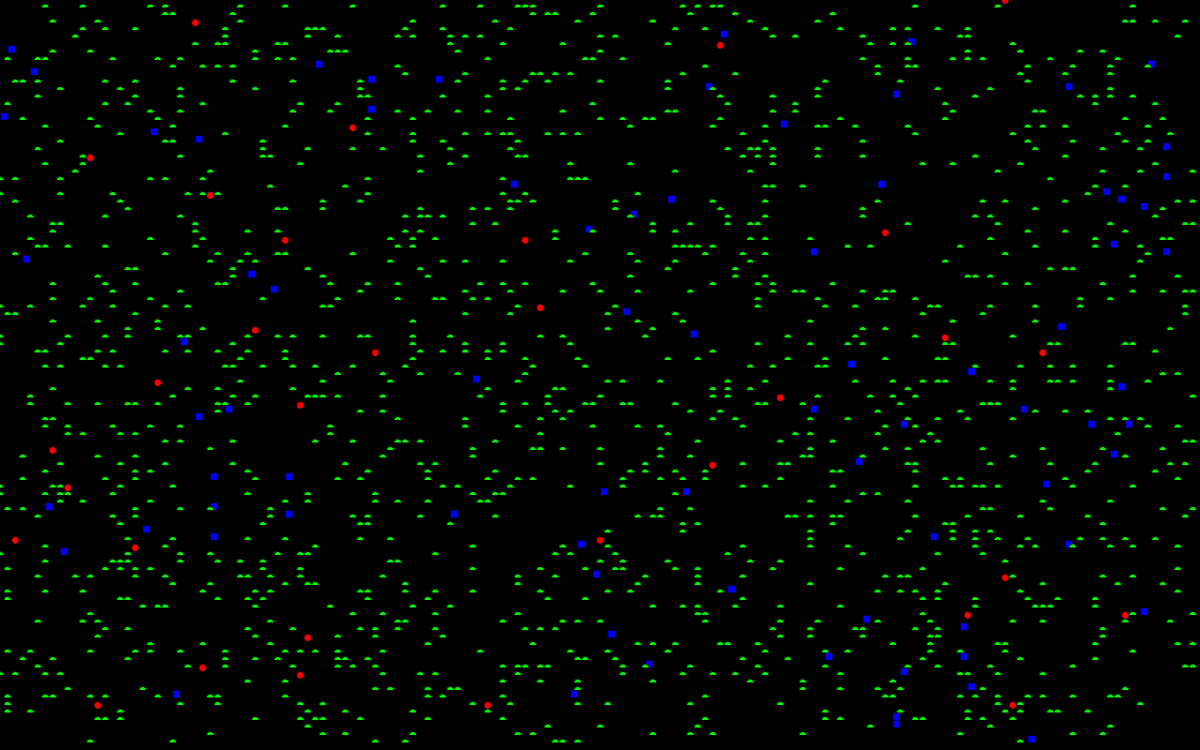
Frame 1 (no input)
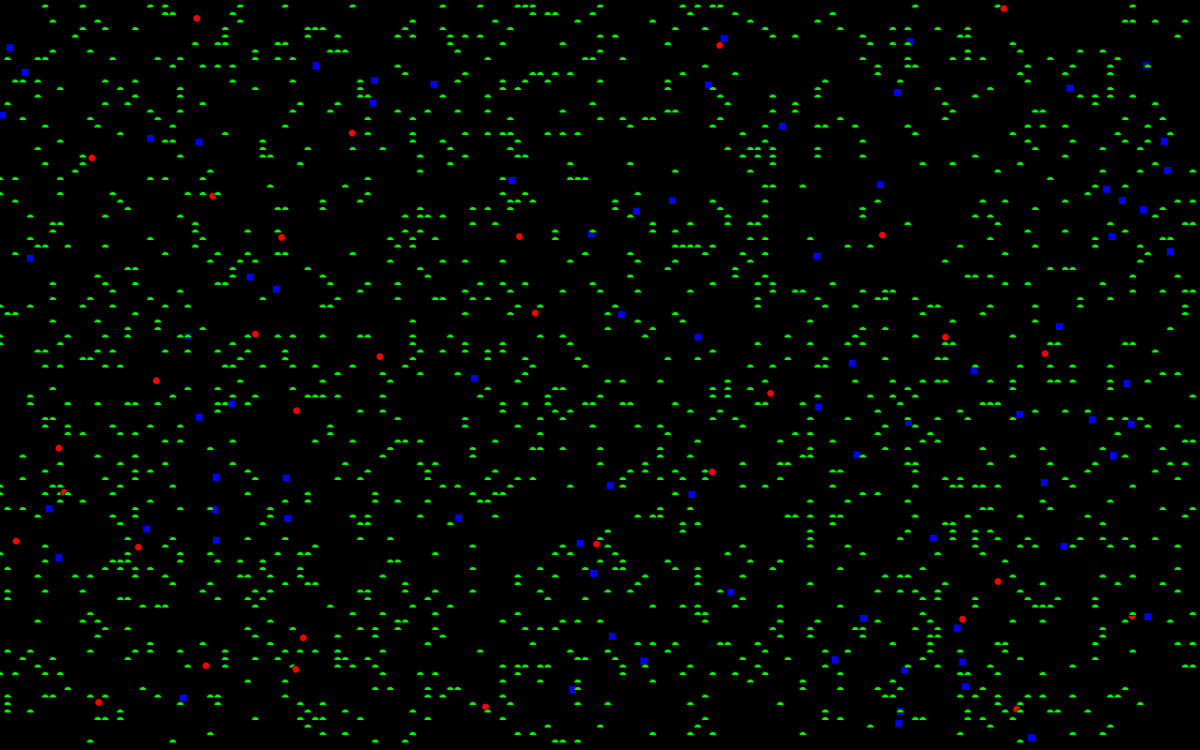
Frame 60 (the mouse pressed at the canvas centre just before this capture)
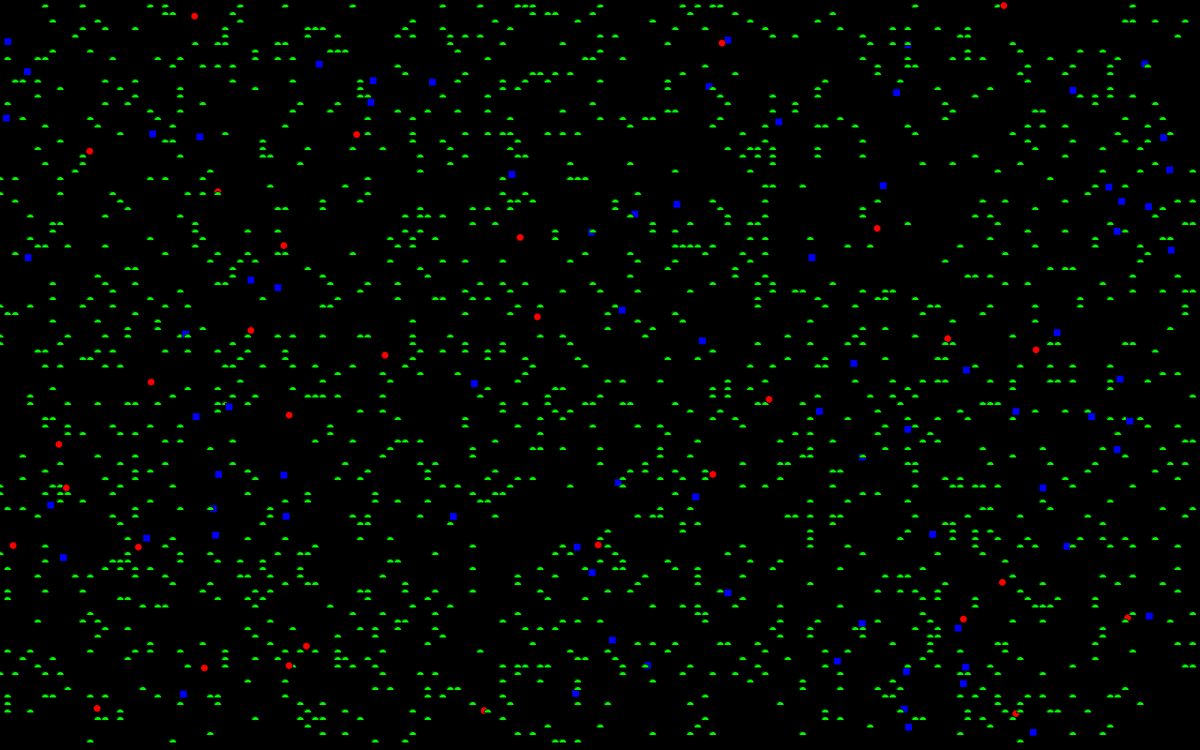
Frame 120 (the mouse held since frame 60 and released just before this capture)

The Processing sketch that drew these frames (run headless with seeded random() and noise(); from frame 60 on, the mouse is pressed at the canvas centre):

// Processing sketch: ecosim_0_1_2_11_20231029
// ── ecosim_0_1_2_11_20231029.pde
/*  EcoSim: Agents Exploration Simulation

   Ecology environment where 3 kind of agents interacts while exploring:
   
   1. vegetables: resources
   2. herbivores: explore for resources, to keep alive by feeding
   3. carnivores: explore for herbivores 

   From a chat with GPTv3.5 [1]
   
   See:
     - Rules
     - ChangeLog
     - TO-DO

  refs.
  [1] https://chat.openai.com/share/3164f5cc-16aa-4336-a11d-5c5844a8efc7 (skip the first part)

*/

/*  ___GLOBALS___
*/
Grid grid;

ArrayList<Herb> herbivores;
ArrayList<Carn> carnivores;
ArrayList<Veg> vegetals;

/* Display:
  View: Width, Height
  CellSize
  agentColor
*/
boolean fullscreen = false;
//boolean fullscreen = true;
int viewWidth = 2000;
int viewHeight = 1000;

int vegCellSize = 10;
int herbCellSize = 10;
int carnCellSize = 10;

color vegColor, herbColor, carnColor;

/* Energy management

  agentMaxEnergy
  agentStartEnergy
  agentMaxSpeed
*/
int vegMaxEnergy = 1;
int herbMaxEnergy = 50;
int carnMaxEnergy = 200;

int agentMaxCells;

int vegStartEnergy = vegMaxEnergy;
int herbStartEnergy = herbMaxEnergy / 2;
int carnStartEnergy = carnMaxEnergy / 2;

float vegMaxSpeed = 0;
float herbMaxSpeed = 2;
float carnMaxSpeed = herbMaxSpeed * 2;

/*  Initial population

    initial population amount is given, for each agent type as percentage to the total space amount,
    considering total = vegs% + herb% + carn% + free% = 100%
    (which means vegs% + herb% + carn% MUST be <= 100%)
*/
float vegStartAmtPct = 0.1;                            // 10%
float herbStartAmtPct = 0.005;                         //  0.5%
float carnStartAmtPct = 0.002;                         //  0.2%

/*  Other globals
*/
int cols;
int rows;


/*  ___MAIN___
*/
void settings() {
  if (fullscreen) {
    //size(displayWidth, displayHeight);
    fullScreen();
  } else {
    viewWidth = min(viewWidth, displayWidth);
    viewHeight = min(viewHeight, displayHeight);
    size(viewWidth, viewHeight);
  }
  cols = floor(viewWidth / herbCellSize);
  rows = floor(viewHeight / herbCellSize);
  // Grid init
  grid = new Grid(cols, rows);  
  // Calculates the maximum number of cells based on the size of the viewport and the size of a cell
  agentMaxCells = floor((width * height) / vegCellSize / vegCellSize);
}

void setup() {
  herbivores = new ArrayList<Herb>();
  carnivores = new ArrayList<Carn>();
  vegetals = new ArrayList<Veg>();

  // Set agents' colors
  vegColor = color(0, 255, 0); // Green
  herbColor = color(0, 0, 255); // Blue
  carnColor = color(255, 0, 0); // Red

  // Calculates the number of initial agents based on the specified percentages
  int vegStartAmt = floor(agentMaxCells * vegStartAmtPct);
  int herbStartAmt = floor(agentMaxCells * herbStartAmtPct);
  int carnStartAmt = floor(agentMaxCells * carnStartAmtPct);

  // Add initial vegetals
  for (int i = 0; i < vegStartAmt; i++) {
    //vegetals.add(new Veg(random(width), random(height)));
    int x = floor(random(cols)) * vegCellSize;
    int y = floor(random(rows)) * vegCellSize;
    vegetals.add(new Veg(x, y));
  }
  println("Vegetals: " + vegetals.size());

  // Add initial herbivores
  for (int i = 0; i < herbStartAmt; i++) {
    //herbivores.add(new Herb(random(width), random(height)));
    int x = floor(random(cols)) * herbCellSize;
    int y = floor(random(rows)) * herbCellSize;
    herbivores.add(new Herb(x, y));
  }
  println("Herbivores: " + herbivores.size());

  // Add initial carnivores
  for (int i = 0; i < carnStartAmt; i++) {
    //carnivores.add(new Carn(random(width), random(height)));
    int x = floor(random(cols)) * carnCellSize;
    int y = floor(random(rows)) * carnCellSize;
    carnivores.add(new Carn(x, y));
  }
  println("Carnivores: " + carnivores.size());
  grid.init();
  // Grid agents update: add agents
  grid.updateGrid(vegetals);
  grid.updateGrid(herbivores);
  grid.updateGrid(carnivores);
}

void draw() {
  //background(255);
  background(0);

  /*
  // Grid agents update
  grid.updateGrid(vegetals);
  grid.updateGrid(herbivores);
  grid.updateGrid(carnivores);
  */

  /*
  // Move and display herbivores
  for (Herb herb : herbivores) {
    herb.move();
    herb.display(herbColor);
  }

  // Move and display carnivores
  for (Carn carn : carnivores) {
    carn.move();
    carn.display(carnColor);
  }

  // Display vegetal resources
  for (Veg veg : vegetals) {
    veg.display(vegColor);
  }
  */

  // Viewport update with Grid's agents
  for (int i = 0; i < cols; i++) {
    for (int j = 0; j < rows; j++) {
      for (Agent agent : grid.grid[i][j]) {
        agent.display();
        agent.move();
      }
    }
  }

}

// Additional methods for Herb and Carn classes will be implemented here

// ── Agent.pde
// Agent.pde
abstract class Agent {
  float x, y; // Position of the agent
  float energy; // Energy level of the agent
  int cellSize; // Size of the agent

  // Constructor for agents
  Agent(float x, float y, int cellSize, float energy) {
    this.x = x;
    this.y = y;
    this.cellSize = cellSize;
    this.energy = energy;
  }

  // Move agent (to be implemented by subclasses)
  abstract void move();

  // Display agent (to be implemented by subclasses)
  abstract void display();
}

// ── Carn.pde
// Carn.pde
class Carn extends Agent {
  //float energy; // Carnivore energy level
  boolean canReproduce; // Indicates if carnivore can reproduce

  // Constructor for carnivores
  Carn(float x, float y) {
    //super(x, y, carnCellSize);
    super(x, y, carnCellSize, carnStartEnergy);
    this.energy = carnStartEnergy;
    this.canReproduce = false;
  }

  // Move carnivore
  void move() {
    // Implement movement logic here
    // For now, let's move randomly
    x += random(-1, 1);
    y += random(-1, 1);
  }

  // Display carnivore
  void display() {
    fill(carnColor);
    ellipse(x, y, cellSize, cellSize);
  }
}

// ── Grid.pde
// Grid.pde
class Grid {
  int cols, rows; // Number of columns and rows in the grid
  ArrayList<Agent>[][] grid; // Grid containing the agents

  // Constructor of the Grid class
  Grid(int cols, int rows) {
    this.cols = cols;
    this.rows = rows;

    // Initialize the grid
    grid = new ArrayList[cols][rows];
    for (int i = 0; i < cols; i++) {
      for (int j = 0; j < rows; j++) {
        grid[i][j] = new ArrayList<Agent>();
      }
    }
  }

  // Grid reset
  void init() {
    for (int i = 0; i < cols; i++) {
      for (int j = 0; j < rows; j++) {
        grid[i][j].clear();
      }
    }
  }

 //<>//
  // Add an agent to the grid
  void addAgent(Agent agent) {
    int col = floor(agent.x / agent.cellSize);
    int row = floor(agent.y / agent.cellSize);
    grid[col][row].add(agent);
    //println("Added agent at x: " + agent.x + ", y: " + agent.y + " to col: " + col + ", row: " + row);
  }

  // Updates the grid with current agents
  void updateGrid(ArrayList<? extends Agent> agents) {
    // Add agents (from their array) to the grid
    for (Agent agent : agents) {
      addAgent(agent);
    }
  }

  // ... (any other methods necessary)
}

// ── Herb.pde
// Herb.pde
class Herb extends Agent {
  //float energy; // Herbivore energy level
  boolean canReproduce; // Indicates if herbivore can reproduce

  // Constructor for herbivores
  Herb(float x, float y) {
    //super(x, y, herbCellSize);
    super(x, y, herbCellSize, herbStartEnergy);
    this.energy = herbStartEnergy;
    this.canReproduce = false;
  }

  // Move herbivore
  void move() {
    // Implement movement logic here
    // For now, let's move randomly
    x += random(-1, 1);
    y += random(-1, 1);
  }

  // Display herbivore
  void display() {
    fill(herbColor);
    //ellipse(x, y, cellSize, cellSize);
    square(x, y, cellSize);
  }
}

// ── Veg.pde
// Veg.pde
class Veg extends Agent {
  //float energy; // Herbivore energy level
  boolean canReproduce; // Indicates if herbivore can reproduce

  // Constructor for vegetal resources
  Veg(float x, float y) {
    //super(x, y, vegCellSize);
    super(x, y, vegCellSize, vegStartEnergy);
    this.energy = vegStartEnergy;
    this.canReproduce = false;
  }

  // Move vegetal
  void move() {
    // veggies doesn't move
  }

  // Display vegetal resource
  void display() {
    fill(vegColor);
    //ellipse(x, y, cellSize, cellSize);
    arc(x, y, cellSize, cellSize, PI, TWO_PI, PIE);
  }
}

// ── z2_ChangeLog.pde
/*
___TO-fix___
- settings(): agentMaxCells calculation seems wrong if fullscreen

___ChangeLog___

20231029  0.1.2.11  [GPT/ET] alpha - openspace becomes a grid
.11 * Veg(), Herb(), Carn(): agents' shapes changed
.10 ! main: grid.updateGrid() moved from draw() to setup(): updateGrid() de facto only add agents: no need, after startup
.9 ! Agent() re-implemented as abstract class, with .move and .display methods defined as abstract too, so to be defined in their own agents' classes
.8 ! Grid() moved the grid init code to its own method, to avoid clear previous agents' data with multiple updates
.7 ! Veg, Herb, Carn classes now initializes their agents with the correct initial energy
.6 * Veg, Herb, Carn classes extends Agent() one
.5 + Agent() class
.4 * main changes to reflect Grid use
.3 + Grid() class, with its methods

20231029  0.1.1.2  [GPT/ET] alpha - initial population settings and fix
.2 + initial population settings, defined as percentages of available space: vegStartAmtPct, herbStartAmtPct, carnStartAmtPct 
.1 ! ecosim_0_1_0_0_20231029: can't setup size() with logic/parameters, so switched to settngs() for that

20231029  0.1.0.0  [GPT/ET] alpha
.0 + initial release, with classes, into separate tabs 
*/

// ── z3_TO_DO.pde
/*  TO-DO
----+----1----+----1----+----1----+----1----+----1----+----1----+----1----+----8
- rules implementation
- world implementation
  - Create a grid: Divide the space into rectangular cells, assigning to each
    cell a set of agents located within it.
    This way, you can easily identify which agents are in the same cell.
  - Reduce the drawing loop: In the draw() method, iterate only the cells and
    the agents within each cell, instead of all the agents.
    This will reduce the number of iterations, making execution more efficient.
  - Managing interactions on the grid: When a herbivore moves, you can check the
    grid to see if it has come into contact with a plant and, if so, make it
    "eat". For reproduction, check if there are other herbivores in the same cell
    with sufficient energy.
  - Consider an event-based approach: You can implement an event system where
    agents publish events when they move or interact with other agents.
    Other affected agents can then respond to those events.
  - Grid optimizations: You may also want to consider a grid implementation that
    dynamically adapts to agent positions, thus reducing the number of empty cells.

- statistics "monitor"
- world's knowledge storage/load

*/
